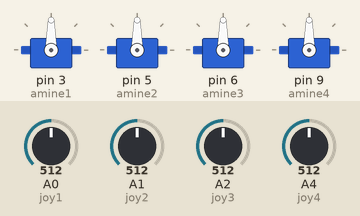
This sketch was run on a simulated Arduino Uno, built with avr-gcc and run on an emulated ATmega328P. On the bench: 4 × servo. Inputs (shaded band) come from the test bench; at power-on: A0 (joy1) = 512, A1 (joy2) = 512, A2 (joy3) = 512, A4 (joy4) = 512.

Above: at 1.2 s.
1.3 s: A0 (joy1) set to 716
At 2.0 s:
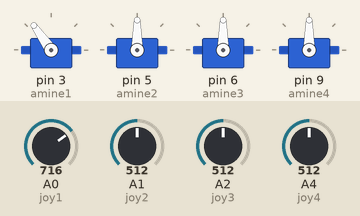
2.8 s: A1 (joy2) set to 716
At 3.1 s:
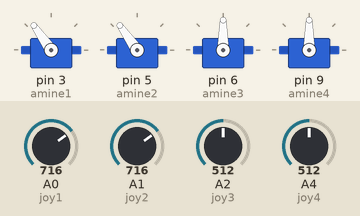
4.3 s: A2 (joy3) set to 716
At 5.5 s:
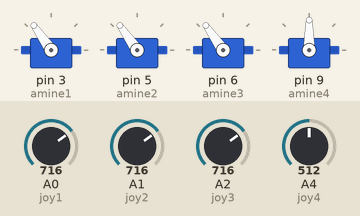
5.8 s: A4 (joy4) set to 716
At 6.6 s:
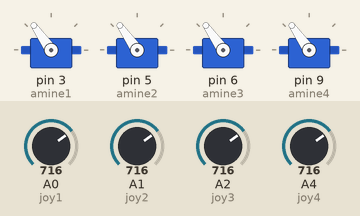
7.3 s: A0 (joy1) set to 992
At 7.7 s:
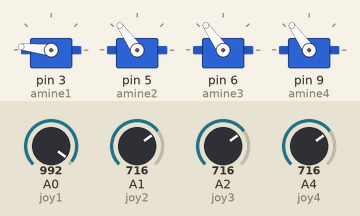
8.8 s: A1 (joy2) set to 992
At 10.1 s:
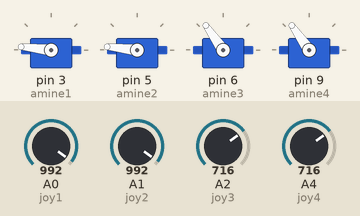
Timing chart, 0 to 11.3 s (numbered marks = the images above; inputs shaded):
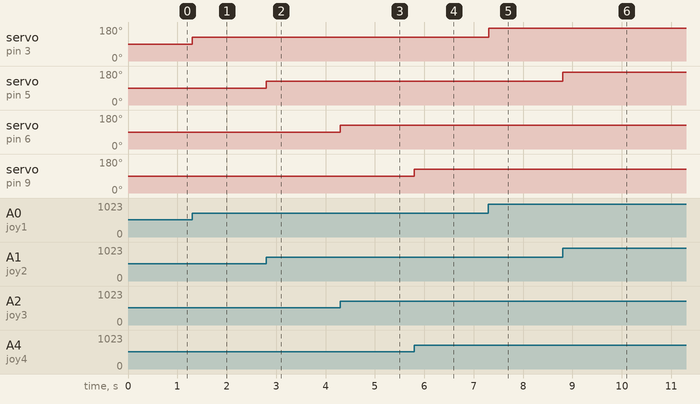

Measured:
- after the input at 1.3 s, servo on pin 3 (amine1): 90° → 125° at once
- after the input at 2.8 s, servo on pin 5 (amine2): 90° → 125° at once
- after the input at 4.3 s, servo on pin 6 (amine3): 90° → 125° at once
- after the input at 5.8 s, servo on pin 9 (amine4): 90° → 125° at once
- after the input at 7.3 s, servo on pin 3 (amine1): 125° → 174° at once
- after the input at 8.8 s, servo on pin 5 (amine2): 125° → 174° at once

The sketch:

Servo_with_potentiometres.ino
```cpp
#include <Servo.h>
Servo amine1;
Servo amine2;
Servo amine3;
Servo amine4;
int joy1 = 0;
int joy2 = 1;
int joy3 = 2;
int joy4 = 4;

int pot1;
int pot2;
int pot3;
int pot4;
void setup() {
  amine1.attach(3);
  amine2.attach(5);
  amine3.attach(6);
  amine4.attach(9);

}

void loop() {
  pot1 = analogRead(joy1);
  pot1 = map(pot1, 0, 1023, 0, 180);
  amine1.write(pot1);

  pot2 = analogRead(joy2);
  pot2 = map(pot2, 0, 1023, 0, 180);
  amine2.write(pot2);

  pot3 = analogRead(joy3);
  pot3 = map(pot3, 0, 1023, 0, 180);
  amine3.write(pot3);

  pot4 = analogRead(joy4);
  pot4 = map(pot4, 0, 1023, 0, 180);
  amine4.write(pot4);
}
```
